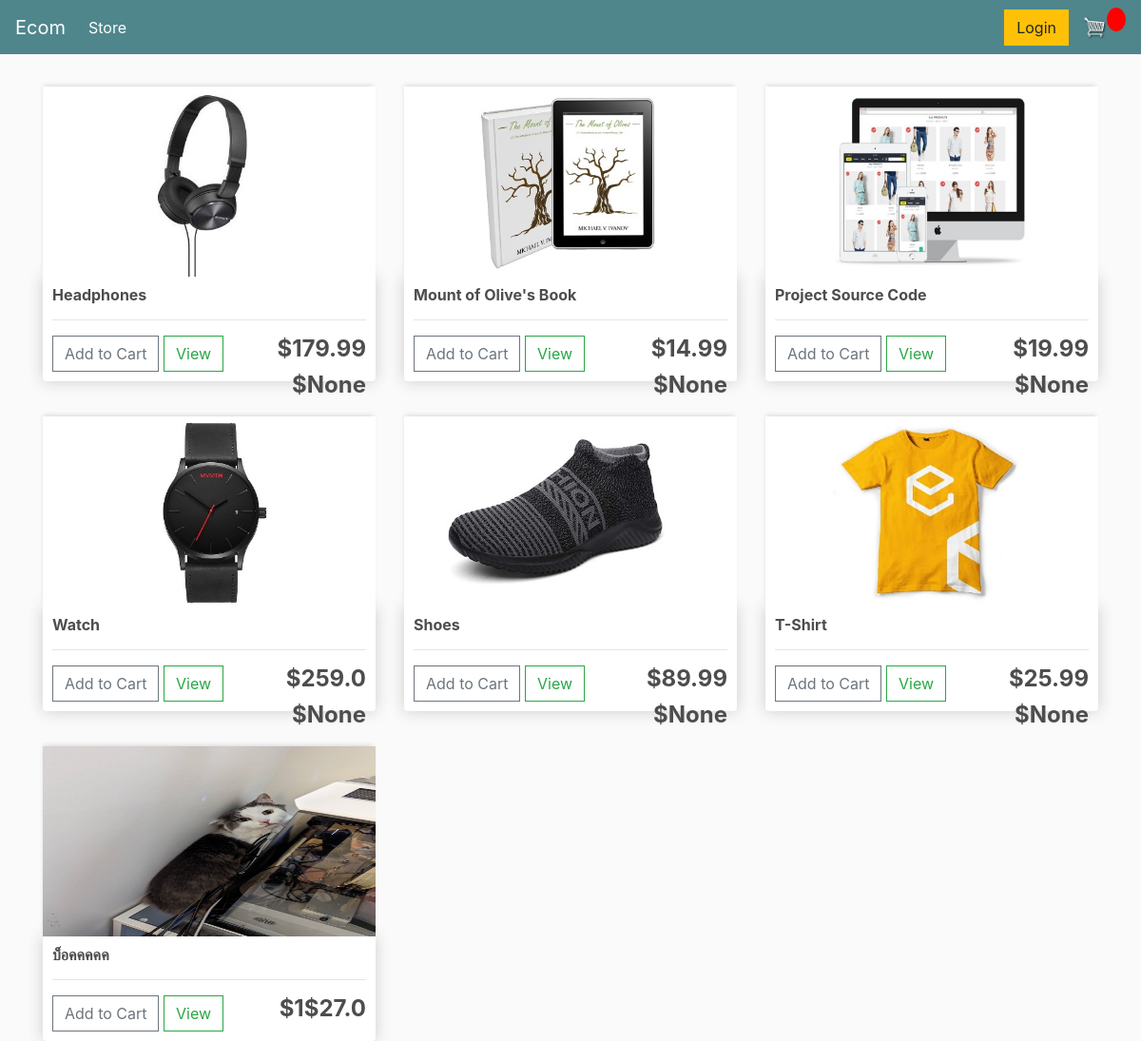
The page / on the database its author committed.
### store/models.py (models this page shows, shortened)
class Product(models.Model):
	name = models.CharField(max_length=200)
	price = models.FloatField()
	quantity = models.IntegerField(max_length=140, null=True)
	image = models.ImageField(null=True, blank=True)
	@property
	def imageURL(self):
		try:
			url = self.image.url
		except:
			url = ''
		return url

### store/views.py (the view, shortened to what this page needs)
# urls.py: path('', include('store.urls')),
def store(request):
	data = request
	products = Product.objects.all()
	context = {'products':products}
	return render(request, 'store/store.html', context)

### store/templates/store/store.html
{% extends 'store/main.html' %}
{% load static %}
{% block content %}
	<div class="row">
		{% for product in products %}
		<div class="col-lg-4">
			<img class="thumbnail" src="{{product.imageURL}}">
			<div class="box-element product">
				<h6><strong>{{product.name}}</strong></h6>
				<hr>
				<button data-product="{{product.id}}" data-action="add" class="btn btn-outline-secondary add-btn update-cart">Add to Cart</button>
				<a class="btn btn-outline-success" href="#">View</a>
				<h4 style="display: inline-block; float: right"><strong>${{product.price}}</strong></h4>
				<h4 style="display: inline-block; float: right"><strong>${{product.quantity}}</strong></h4>
			</div>
		</div>
		{% endfor %}
	</div>
{% endblock content %}

### store/templates/store/main.html (shortened to what this page needs)
<!DOCTYPE html>
{% load static %}
<html>
<head>
	<link rel="stylesheet" href="https://stackpath.bootstrapcdn.com/bootstrap/4.4.1/css/bootstrap.min.css">
	<link rel="stylesheet" type="text/css" href="{% static 'css/main.css' %}">
</head>
<body>
	<nav class="navbar navbar-expand-lg navbar-dark bg-dark">
	  <a class="navbar-brand" href="{% url 'store' %}">Ecom</a>
	  <div class="collapse navbar-collapse" id="navbarSupportedContent">
	    <ul class="navbar-nav mr-auto">
	      <li class="nav-item active">
	        <a class="nav-link" href="{% url 'store' %}">Store <span class="sr-only">(current)</span></a>
	      </li>
	    </ul>
	    <div class="form-inline my-2 my-lg-0">
	     	<a href="#"class="btn btn-warning">Login</a>
	    		<img  id="cart-icon" src="{% static 'images/cart.png' %}">
	    	<p id="cart-total">{{cartItems}}</p>
	    </div>
	  </div>
	</nav>
     <div class="container">
            <br>
            {% block content %}
            {% endblock content %}
         </div>
</body>
</html>

### static/css/main.css (style rules this page uses)
body { background-color: hsl(0, 0%, 98%); }
h1,h2,h3,h4,h5,h6 { color:hsl(0, 0%, 30%); }
.box-element { box-shadow:hsl(0, 0%, 80%) 0 0 16px; background-color: #fff; border-radius: 4px; padding: 10px; }
.thumbnail { width: 100%; height: 200px; -webkit-box-shadow: -1px -3px 5px -2px rgba(214,214,214,1); -moz-box-shadow: -1px -3px 5px -2px rgba(214,214,214,1); box-shadow: -1px -3px 5px -2px rgba(214,214,214,1); }
.product { border-radius: 0 0 4px 4px; }
.bg-dark { background-color: #4f868c!important; }
#cart-icon { width:25px; display: inline-block; margin-left: 15px; }
#cart-total { display: block; text-align: center; color:#fff; background-color: red; width: 20px; height: 25px; border-radius: 50%; font-size: 14px; }
.col-lg-4, .col-lg-6, .col-lg-8, .col-lg-12 { margin-top: 10px; }
.btn { border-radius: 0; }

### rows shown on the page
Product: imageURL (picture), name "Headphones", price "179.99", quantity "None"
Product: imageURL (picture), name "Mount of Olive's Book", price "14.99", quantity "None"
Product: imageURL (picture), name "Project Source Code", price "19.99", quantity "None"
Product: imageURL (picture), name "Watch", price "259.0", quantity "None"
Product: imageURL (picture), name "Shoes", price "89.99", quantity "None"
Product: imageURL (picture), name "T-Shirt", price "25.99", quantity "None"
Product: imageURL (picture), name "บ็อคคคคค", price "27.0", quantity "1"
